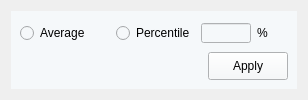
                              <widget class="QWidget" name="tab_8">
                               <attribute name="title">
                                <string>Selected Range</string>
                               </attribute>
                               <layout class="QGridLayout" name="gridLayout_47">
                                <item row="0" column="0" rowspan="2" colspan="2">
                                 <widget class="QWidget" name="widget_41" native="true">
                                  <property name="styleSheet">
                                   <string notr="true">background-color: rgb(245, 248, 250);</string>
                                  </property>
                                  <layout class="QGridLayout" name="gridLayout_48">
                                   <item row="0" column="0" colspan="2">
                                    <layout class="QHBoxLayout" name="horizontalLayout_30">
                                     <item>
                                      <widget class="QRadioButton" name="radioButton_15">
                                       <property name="font">
                                        <font/>
                                       </property>
                                       <property name="text">
                                        <string>Average</string>
                                       </property>
                                      </widget>
                                     </item>
                                     <item>
                                      <spacer name="horizontalSpacer_31">
                                       <property name="orientation">
                                        <enum>Qt::Horizontal</enum>
                                       </property>
                                       <property name="sizeType">
                                        <enum>QSizePolicy::Minimum</enum>
                                       </property>
                                       <property name="sizeHint" stdset="0">
                                        <size>
                                         <width>20</width>
                                         <height>20</height>
                                        </size>
                                       </property>
                                      </spacer>
                                     </item>
                                     <item>
                                      <widget class="QRadioButton" name="radioButton_16">
                                       <property name="font">
                                        <font/>
                                       </property>
                                       <property name="text">
                                        <string>Percentile</string>
                                       </property>
                                      </widget>
                                     </item>
                                     <item>
                                      <widget class="QLineEdit" name="lineEdit_19">
                                       <property name="minimumSize">
                                        <size>
                                         <width>50</width>
                                         <height>20</height>
                                        </size>
                                       </property>
                                       <property name="maximumSize">
                                        <size>
                                         <width>50</width>
                                         <height>20</height>
                                        </size>
                                       </property>
                                      </widget>
                                     </item>
                                     <item>
                                      <widget class="QLabel" name="label_113">
                                       <property name="font">
                                        <font/>
                                       </property>
                                       <property name="text">
                                        <string>%</string>
                                       </property>
                                      </widget>
                                     </item>
                                     <item>
                                      <spacer name="horizontalSpacer_28">
                                       <property name="orientation">
                                        <enum>Qt::Horizontal</enum>
                                       </property>
                                       <property name="sizeHint" stdset="0">
                                        <size>
                                         <width>20</width>
                                         <height>20</height>
                                        </size>
                                       </property>
                                      </spacer>
                                     </item>
                                    </layout>
                                   </item>
                                   <item row="1" column="0">
                                    <spacer name="horizontalSpacer_29">
                                     <property name="orientation">
                                      <enum>Qt::Horizontal</enum>
                                     </property>
                                     <property name="sizeHint" stdset="0">
                                      <size>
                                       <width>181</width>
                                       <height>20</height>
                                      </size>
                                     </property>
                                    </spacer>
                                   </item>
                                   <item row="1" column="1">
                                    <widget class="QPushButton" name="pushButton_53">
                                     <property name="minimumSize">
                                      <size>
                                       <width>50</width>
                                       <height>28</height>
                                      </size>
                                     </property>
                                     <property name="maximumSize">
                                      <size>
                                       <width>165</width>
                                       <height>28</height>
                                      </size>
                                     </property>
                                     <property name="text">
                                      <string>Apply</string>
                                     </property>
                                    </widget>
                                   </item>
                                  </layout>
                                 </widget>
                                </item>
                               </layout>
                              </widget>
